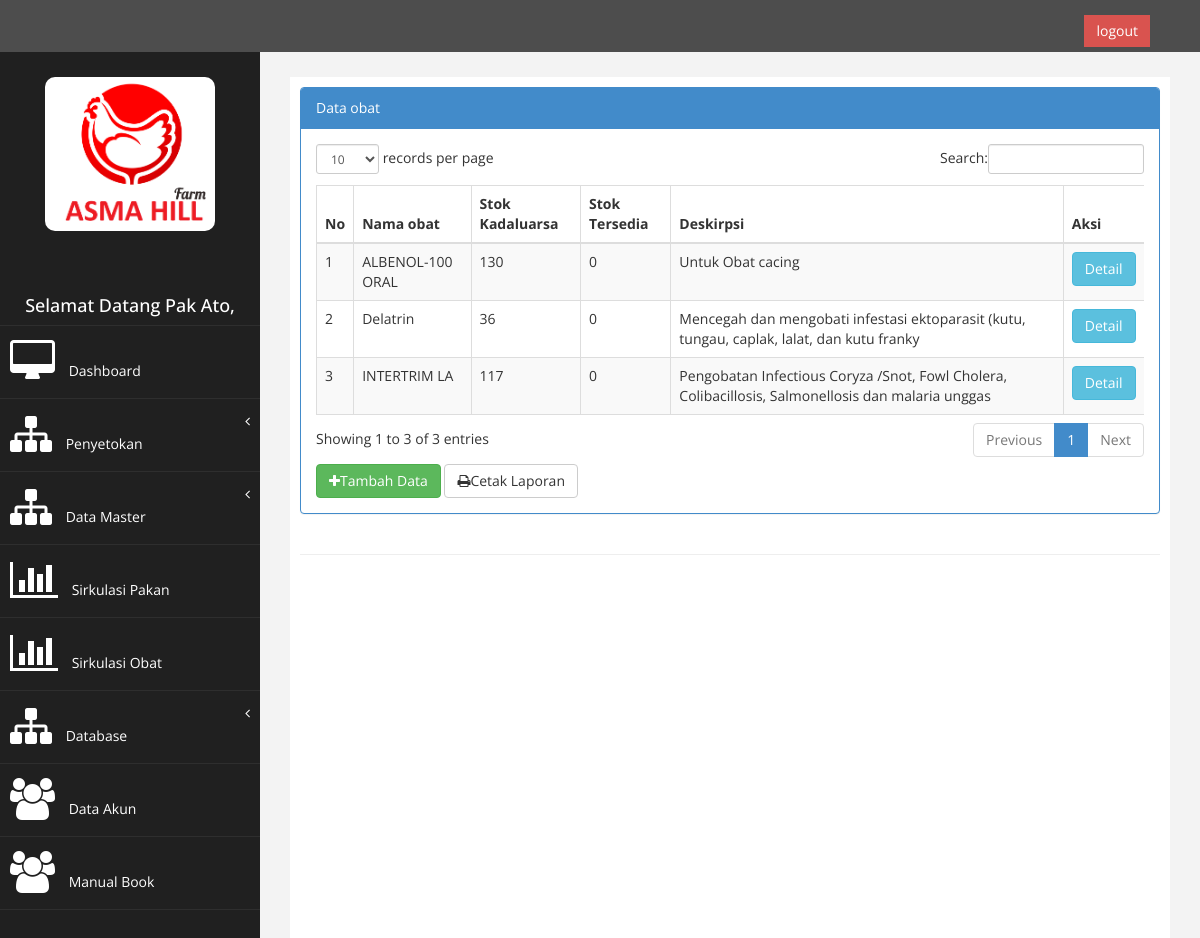
The app's page /index.php?page=view_obat (signed in), older data.
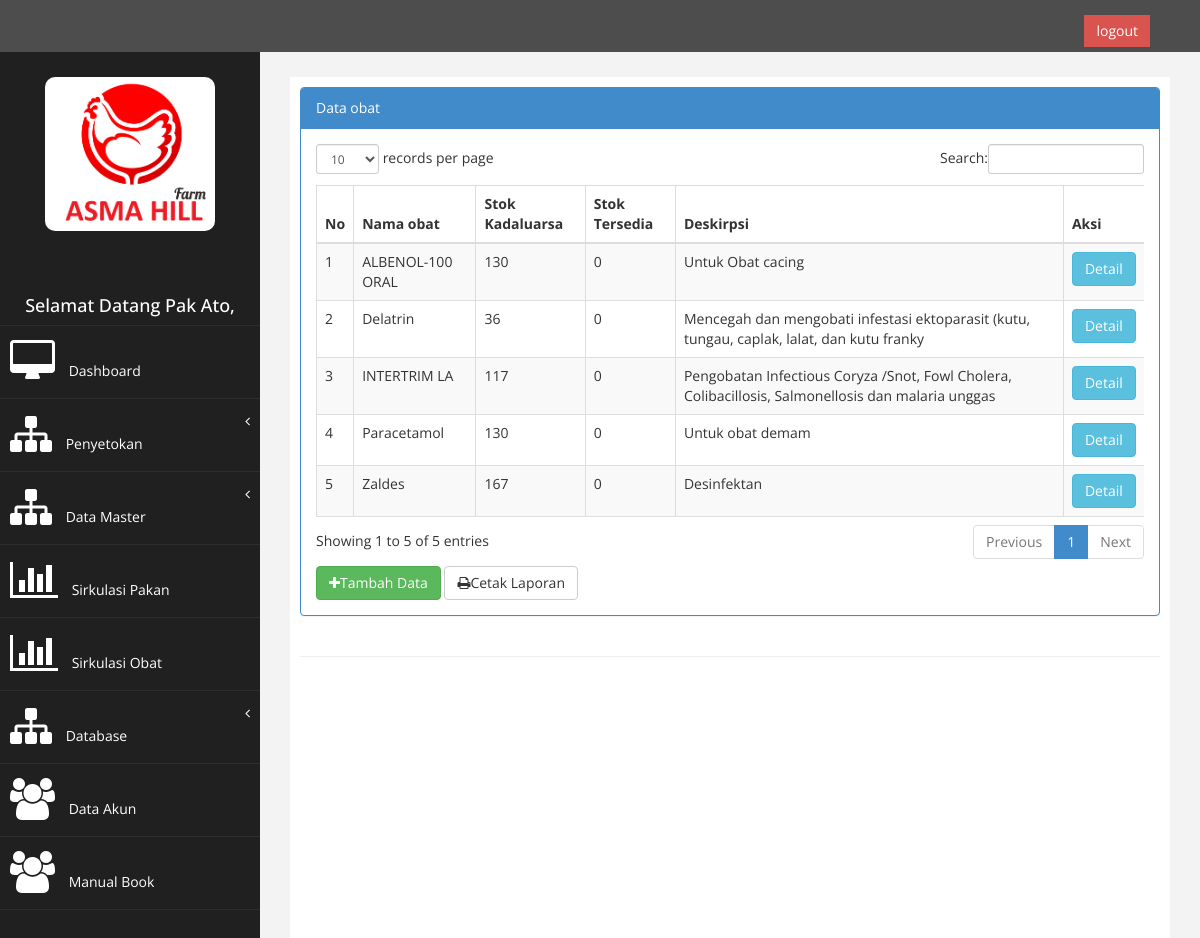
The same page, newer data.
### tables this page shows
CREATE TABLE `tb_obat` (
  `id_obat` int(9) NOT NULL AUTO_INCREMENT,
  `nama_obat` varchar(250) NOT NULL,
  `stok` int(11) NOT NULL,
  `id_suplier` int(5) NOT NULL,
  `id_kategori` int(11) NOT NULL,
  `tgl_masuk` date NOT NULL,
  `tgl_kadaluarsa` date NOT NULL,
  `deskripsi` varchar(100) NOT NULL,
  PRIMARY KEY (`id_obat`),
  KEY `id_suplier` (`id_suplier`),
  CONSTRAINT `tb_obat_ibfk_1` FOREIGN KEY (`id_suplier`) REFERENCES `tb_suplier` (`id_suplier`) ON DELETE CASCADE ON UPDATE CASCADE
);

### page/data_obat/view_obat.php (the view, shortened to what this page needs)
<div class="row">
                <div class="col-md-12">
                    <div class="panel panel-primary">
                        <div class="panel-heading">
                             Data obat
                        </div>
                        <div class="panel-body">
                            <div class="table-responsive">
                                <table class="table table-striped table-bordered table-hover" id="dataTables-example">
                                    <thead>
                                        <tr>
                                            <th>No</th>
                                            <th>Nama obat</th>
                                            <th>Stok Kadaluarsa</th>
                                            <th>Stok Tersedia</th>
                                            <th>Deskirpsi</th>
                                            <th>Aksi</th>
                                        </tr>
                                    </thead>
                                    <tbody>
                                    <?php error_reporting(E_ALL ^ E_NOTICE);
                                    $no = 1;
                                    $sql = $koneksi->query("select * from view_obat");
                                    while ($data= $sql->fetch_assoc()){
                                    ?>
                                    <tr>
                                    <td><?php echo $no++; ?></td>
                                    <td><?php echo $data['nama_obat']; ?></td>
                                    <td><?php echo $data['kadaluarsa']; ?> </td>
                                     <td><?php echo $data['tersedia']; ?></td>
                                    <td><?php echo $data['deskripsi']; ?></td>
                                    <td>
                                    <a href="?page=view_obat&aksi=data_obat&id=<?php echo $data['id_kategori'];?>"  class="btn btn-info">Detail</a>
                                     </td>
                                    </tr>
                                    <?php } ?>
                                    </tbody>
                                    </table>
                                    </div>
                                    <a href="?page=view_obat&aksi=tambah" class="btn btn-success" style="margin-bottom: : 8px";><i class="fa fa-plus"></i>Tambah Data</a>
                                    <a href="./laporan/laporan_view_obat.php" target="blank" class="btn btn-default" style="margin-bottom: : 8px";><i class="fa fa-print"></i>Cetak Laporan</a>
                                       </div>
                                        </div>
                                         </div>
                                          </div>

Row changes from the older to the newer data that the page shows:
added tb_obat: nama_obat "Paracetamol", kadaluarsa "130", tersedia "0", deskripsi "Untuk obat demam"
added tb_obat: nama_obat "Zaldes", kadaluarsa "167", tersedia "0", deskripsi "Desinfektan"
Text that changed along with them:
text written by a page script: "records per page Search: Showing 1 to 3 of 3 entries Previous 1 Next" → "records per page Search: Showing 1 to 5 of 5 entries Previous 1 Next"
